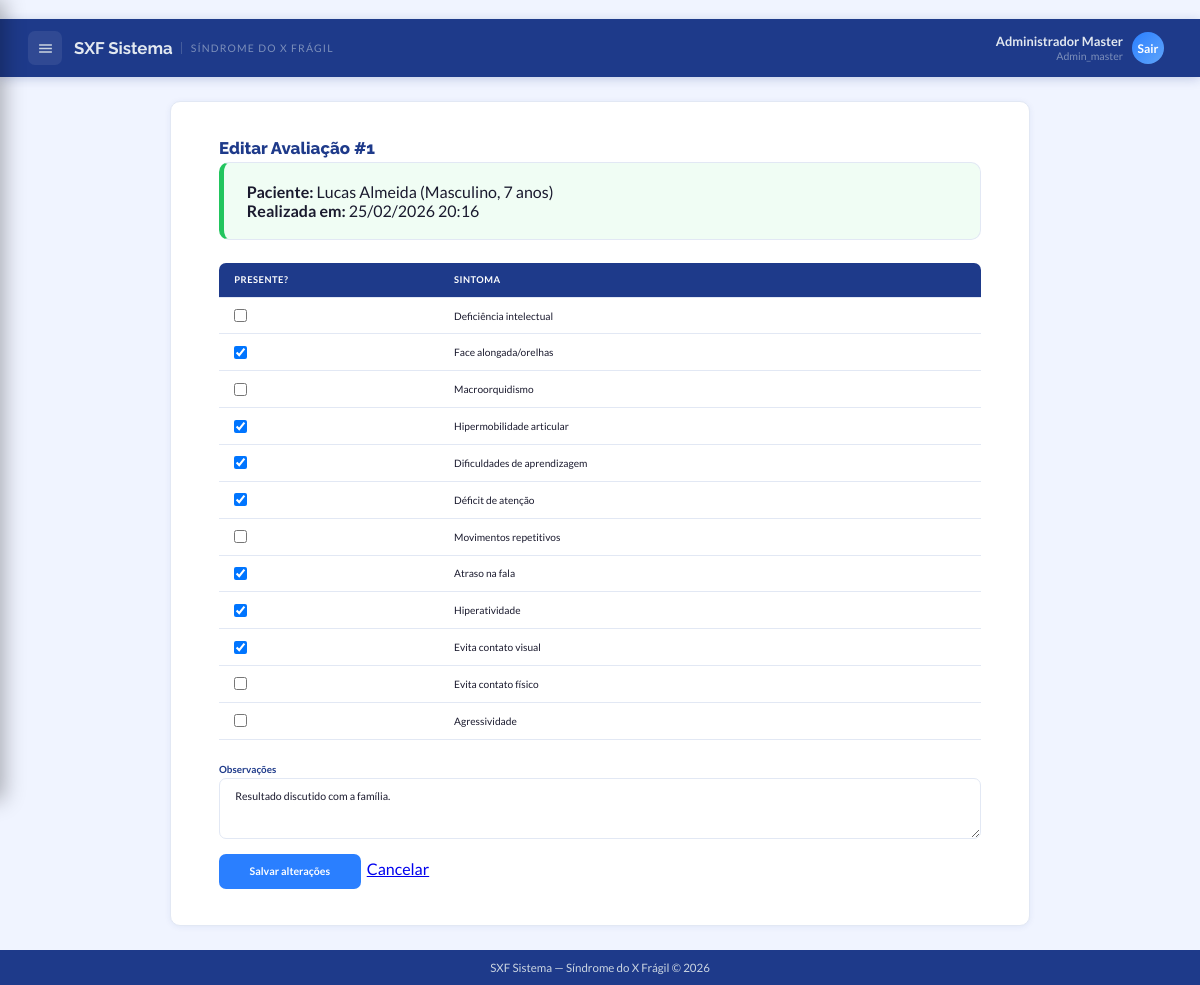
/avaliacoes/1/editar (signed in), run on the app's committed database.
### app/models.py (models this page shows, shortened)
class Usuario(UserMixin, db.Model):
    __tablename__ = "usuarios"
    id = db.Column(db.Integer, primary_key=True)
    role_id = db.Column(db.Integer, db.ForeignKey("roles.id"), nullable=False, default=Role.PROFISSIONAL)
    instituicao_id = db.Column(db.Integer, db.ForeignKey("instituicoes.id"), nullable=True)
    nome_completo = db.Column(db.String(150), nullable=False)
    email = db.Column(db.String(150), nullable=False, unique=True)
    senha_hash = db.Column(db.String(255), nullable=False)
    ativo = db.Column(db.Boolean, nullable=False, default=True)
    email_verificado = db.Column(db.Boolean, nullable=False, default=False)
    token_verificacao = db.Column(db.String(100))
    token_reset_senha = db.Column(db.String(100))
    token_reset_expira = db.Column(db.DateTime)
    ultimo_login = db.Column(db.DateTime)
    tentativas_login = db.Column(db.Integer, nullable=False, default=0)
    bloqueado_ate = db.Column(db.DateTime)
    paciente_id = db.Column(db.Integer, db.ForeignKey("pacientes.id"), nullable=True)
    criado_em = db.Column(db.DateTime, default=datetime.utcnow)
    atualizado_em = db.Column(db.DateTime, default=datetime.utcnow, onupdate=datetime.utcnow)
    role = db.relationship("Role", lazy="joined")
    instituicao = db.relationship("Instituicao", foreign_keys=[instituicao_id], lazy="joined")
    paciente_vinculo = db.relationship("Paciente", foreign_keys=[paciente_id], lazy="joined")
    @property
    def is_admin(self):
        return self.role_id in (Role.ADMIN_MASTER, Role.ADMIN)

class Role(db.Model):
    __tablename__ = "roles"
    id = db.Column(db.Integer, primary_key=True)
    nome = db.Column(db.String(50), nullable=False, unique=True)
    descricao = db.Column(db.String(255), nullable=False, default="")
    criado_em = db.Column(db.DateTime, default=datetime.utcnow)
    ADMIN_MASTER = 1
    ADMIN = 2
    PROFISSIONAL = 3
    PACIENTE = 4

class Avaliacao(db.Model):
    __tablename__ = "avaliacoes"
    id = db.Column(db.Integer, primary_key=True)
    paciente_id = db.Column(db.Integer, db.ForeignKey("pacientes.id"), nullable=False)
    usuario_id = db.Column(db.Integer, db.ForeignKey("usuarios.id"))
    instituicao_id = db.Column(db.Integer, db.ForeignKey("instituicoes.id"), nullable=True)
    score = db.Column(db.Numeric(6, 4), nullable=False, default=0)
    limiar_aplicado = db.Column(db.Numeric(5, 4), nullable=False)
    recomenda_teste = db.Column(db.Boolean, nullable=False, default=False)
    status = db.Column(db.String(20), nullable=False, default="rascunho")
    observacoes = db.Column(db.Text)
    realizada_em = db.Column(db.DateTime, default=datetime.utcnow)
    finalizada_em = db.Column(db.DateTime)
    criado_em = db.Column(db.DateTime, default=datetime.utcnow)
    atualizado_em = db.Column(db.DateTime, default=datetime.utcnow, onupdate=datetime.utcnow)
    usuario = db.relationship("Usuario", lazy="joined")
    instituicao = db.relationship("Instituicao", foreign_keys=[instituicao_id], lazy="joined")
    sintomas = db.relationship(
        "AvaliacaoSintoma", backref="avaliacao", lazy=True,
        cascade="all, delete-orphan",
        order_by="AvaliacaoSintoma.sintoma_id"
    )

class Paciente(db.Model):
    __tablename__ = "pacientes"
    id = db.Column(db.Integer, primary_key=True)
    instituicao_id = db.Column(db.Integer, db.ForeignKey("instituicoes.id"), nullable=True)
    nome_completo = db.Column(db.String(150), nullable=False)
    data_nascimento = db.Column(db.Date, nullable=False)
    genero = db.Column(db.String(1), nullable=False)
    cpf = db.Column(EncryptedString)                         # criptografado
    cpf_hash = db.Column(db.String(64), nullable=True, index=True)
    nome_responsavel = db.Column(db.String(150))
    telefone_responsavel = db.Column(EncryptedString)        # criptografado
    email_responsavel = db.Column(EncryptedString)           # criptografado
    observacoes = db.Column(db.Text)
    cadastrado_por = db.Column(db.Integer, db.ForeignKey("usuarios.id"), nullable=False)
    ativo = db.Column(db.Boolean, nullable=False, default=True)
    criado_em = db.Column(db.DateTime, default=datetime.utcnow)
    atualizado_em = db.Column(db.DateTime, default=datetime.utcnow, onupdate=datetime.utcnow)
    __table_args__ = (
        CheckConstraint("genero IN ('M', 'F')", name="chk_paciente_genero"),
    )
    cadastrador = db.relationship("Usuario", foreign_keys=[cadastrado_por], lazy="joined")
    instituicao = db.relationship("Instituicao", foreign_keys=[instituicao_id], lazy="joined")
    avaliacoes = db.relationship(
        "Avaliacao", backref="paciente", lazy=True,
        order_by="Avaliacao.realizada_em.desc()"
    )
    @property
    def idade(self):
        if not self.data_nascimento:
            return None
        hoje = datetime.utcnow().date()
        anos = hoje.year - self.data_nascimento.year
        if (hoje.month, hoje.day) < (self.data_nascimento.month, self.data_nascimento.day):
            anos -= 1
        return anos
    @property
    def genero_extenso(self):
        return "Masculino" if self.genero == "M" else "Feminino"

class Sintoma(db.Model):
    __tablename__ = "sintomas"
    id = db.Column(db.Integer, primary_key=True)
    codigo = db.Column(db.String(20), nullable=False, unique=True)
    nome = db.Column(db.String(120), nullable=False)
    descricao = db.Column(db.Text)
    peso_masculino = db.Column(db.Numeric(5, 4), nullable=False, default=0)
    peso_feminino = db.Column(db.Numeric(5, 4), nullable=False, default=0)
    ativo = db.Column(db.Boolean, nullable=False, default=True)
    ordem = db.Column(db.Integer, nullable=False, default=0)

### app/views.py (the view, shortened to what this page needs)
@app.route("/avaliacoes/<int:avaliacao_id>/editar", methods=["GET", "POST"])
@login_required
def avaliacao_editar(avaliacao_id):
    avaliacao = Avaliacao.query.get_or_404(avaliacao_id)
    paciente = avaliacao.paciente
    if not current_user.is_admin and avaliacao.usuario_id != current_user.id:
        flash("Sem permissão para editar esta avaliação.", "erro")
        return redirect(url_for("avaliacao_resultado", avaliacao_id=avaliacao_id))
    sintomas = Sintoma.query.filter_by(ativo=True).order_by(Sintoma.ordem).all()
    if paciente.genero == "F":
        sintomas = [s for s in sintomas if float(s.peso_feminino) > 0]
    marcados_ids = {av_s.sintoma_id for av_s in avaliacao.sintomas if av_s.presente}
    return render_template(
        "avaliacao/editar.html",
        avaliacao=avaliacao,
        paciente=paciente,
        sintomas=sintomas,
        marcados_ids=marcados_ids,
    )

### app/app.py (called while the page is built)
@login_manager.user_loader
def load_user(user_id):
    from app.models import Usuario
    return Usuario.query.get(int(user_id))

### app/models.py (called while the page is built, shortened)
def _get_fernet():
    global _fernet_instance
    if _fernet_instance is None:
        key = os.environ.get("ENCRYPTION_KEY") or os.environ.get("FLASK_SECRET_KEY")
        _fernet_instance = Fernet(key.encode() if isinstance(key, str) else key)
    return _fernet_instance

    def process_result_value(self, value, dialect):
        if value is None:
            return None
        try:
            return _get_fernet().decrypt(value.encode()).decode()
        except (InvalidToken, Exception):
            return value  # Retorna como está se não estiver criptografado (migração)

### app/templates/avaliacao/editar.html (shortened to what this page needs)
﻿{% extends "base_interno.html" %}
{% block estilos %}
<link rel="stylesheet" href="{{ url_for('static', filename='avaliacao/estilo_avaliacao.css') }}" />
{% endblock %}
{% block conteudo %}
<main id="ConteudoAvaliacao">
  <h1>Editar Avaliação #{{ avaliacao.id }}</h1>
  <section class="resumo ok">
    <p>
      <strong>Paciente:</strong> {{ paciente.nome_completo }}
      ({{ paciente.genero_extenso }}, {{ paciente.idade }} anos)
    </p>
    <p><strong>Realizada em:</strong> {{ avaliacao.realizada_em.strftime('%d/%m/%Y %H:%M') }}</p>
  </section>
  <form method="POST" id="FormAvaliacao">
    <table class="tabela-sintomas">
      <thead>
        <tr><th>Presente?</th><th>Sintoma</th></tr>
      </thead>
      <tbody>
        {% for s in sintomas %}
        <tr>
          <td>
            <input type="checkbox" name="sintoma" value="{{ s.id }}" id="s_{{ s.id }}"
                   {{ "checked" if s.id in marcados_ids }} />
          </td>
          <td><label for="s_{{ s.id }}">{{ s.nome }}</label></td>
        </tr>
        {% endfor %}
      </tbody>
    </table>
    <div class="campo">
      <label for="observacoes">Observações</label>
      <textarea id="observacoes" name="observacoes" rows="3">{{ avaliacao.observacoes or '' }}</textarea>
    </div>
    <button type="submit" class="btn-calcular">Salvar alterações</button>
    &nbsp;<a href="{{ url_for('avaliacao_resultado', avaliacao_id=avaliacao.id) }}">Cancelar</a>
  </form>
</main>
{% endblock %}

### app/templates/base_interno.html (shortened to what this page needs)
<!DOCTYPE html>
<html lang="pt-br">
  <head>
    <link rel="stylesheet" href="{{ url_for('static', filename='Abas_internas/menu_interno.css') }}" />
    {% block estilos %}{% endblock %}
  </head>
  <body>
    <header id="cabecalho">
      <div id="cabeçalho-esquerdo">
        <button id="botao-menu" aria-label="Abrir menu">
          <svg viewBox="0 0 24 24"><path d="M3 18h18v-2H3v2zm0-5h18v-2H3v2zm0-7v2h18V6H3z"/></svg>
        </button>
        <h1 id="titulo-sistema">
          SXF Sistema
          <span class="subtag">Síndrome do X Frágil</span>
        </h1>
      </div>
      <div id="cabeçalho-direito">
        <div id="usuario-cabecalho">
          <div id="usuario-info">
            <div id="usuario-nome">{{ current_user.nome_completo }}</div>
            <div id="usuario-cargo">{{ current_user.role.nome | capitalize }}</div>
          </div>
          <div id="usuario-avatar">
            <a href="{{ url_for('auth.logout') }}" title="Sair" style="color:inherit;text-decoration:none;">Sair</a>
          </div>
        </div>
      </div>
    </header>
    {% block conteudo %}{% endblock %}
    <footer>
      <p>SXF Sistema &mdash; Síndrome do X Frágil &copy; 2026</p>
    </footer>
  </body>
</html>

### app/static/Abas_internas/menu_interno.css (style rules this page uses)
:root { --azul: #2A7FFF; --azul-hover: #1a6fef; --azul-fundo: #EFF6FF; --azul-borda: #BFDBFE; --azul-dark: #1E3A8A; --bg: #F0F4FF; --bg-card: #FFFFFF; --borda: #E2E8F4; --texto: #1A1A2E; --suave: #64748B; --cinza: #94A3B8; --verde: #22C55E; --amarelo: #F59E0B; --vermelho: #EF4444; --fonte: 'Lato', sans-serif; --fonte-titulo:'Raleway', sans-serif; --radius: 10px; --sombra: 0 1px 6px rgba(30,58,138,.07); --t: .2s ease; }
* { margin: 0; padding: 0; box-sizing: border-box; font-family: var(--fonte); }
body { background: var(--bg); color: var(--texto); min-height: 100vh; }
input, button, textarea, select { font-family: var(--fonte); }
body { background-color: var(--azul-dark); }
#cabecalho { background: var(--azul-dark); display: flex; align-items: center; justify-content: space-between; padding: 0 28px; height: 58px; width: 100%; position: sticky; top: 0; z-index: 100; box-shadow: 0 2px 10px rgba(30,58,138,.22); }
#cabeçalho-esquerdo { display: flex; align-items: center; gap: 12px; }
#cabeçalho-direito { display: flex; align-items: center; gap: 8px; }
#botao-menu { width: 34px; height: 34px; background: rgba(255,255,255,.08); border: none; border-radius: 7px; cursor: pointer; fill: #CBD5E1; display: flex; align-items: center; justify-content: center; padding: 8px; transition: background var(--t); }
#botao-menu svg { width: 17px; height: 17px; pointer-events: none; }
#titulo-sistema { color: #E2E8F0; font-family: var(--fonte-titulo); font-size: 1.05rem; font-weight: 700; display: flex; align-items: center; gap: 8px; }
#titulo-sistema .subtag { font-family: var(--fonte); font-size: .65rem; font-weight: 400; color: rgba(203,213,225,.55); border-left: 1px solid rgba(203,213,225,.22); padding-left: 9px; letter-spacing: 1.2px; text-transform: uppercase; }
#usuario-cabecalho { display: flex; align-items: center; gap: 9px; cursor: pointer; padding: 4px 8px; border-radius: 7px; transition: background var(--t); }
#usuario-info { text-align: right; }
#usuario-nome { color: #E2E8F0; font-size: .8rem; font-weight: 700; line-height: 1.2; }
#usuario-cargo { color: rgba(203,213,225,.55); font-size: .66rem; }
#usuario-avatar { width: 32px; height: 32px; border-radius: 50%; background: linear-gradient(135deg, var(--azul), #60A5FA); color: #fff; font-size: .75rem; font-weight: 700; display: flex; align-items: center; justify-content: center; flex-shrink: 0; }
footer { width: 100%; background: var(--azul-dark); text-align: center; padding: 11px 0; font-size: .72rem; width: 100%; }
footer p { color: #CBD5E1; }

### app/templates/base_interno.html (style rules this page uses)
html { height: 100%; }
body { margin: 0; min-height: 100vh; display: flex; flex-direction: column; }
body > footer { margin-top: auto; }

### data on the page
Usuario: nome_completo "Administrador Master"
Role: role.nome "Admin_master"
Avaliacao: id "1", realizada_em "25/02/2026 20:16", observacoes "Resultado discutido com a família."
Paciente: nome_completo "Lucas Almeida", genero_extenso "Masculino", idade "7"
Sintoma: nome "Deficiência intelectual"
Sintoma: nome "Face alongada/orelhas"
Sintoma: nome "Macroorquidismo"
Sintoma: nome "Hipermobilidade articular"
Sintoma: nome "Dificuldades de aprendizagem"
Sintoma: nome "Déficit de atenção"
Sintoma: nome "Movimentos repetitivos"
Sintoma: nome "Atraso na fala"
Sintoma: nome "Hiperatividade"
Sintoma: nome "Evita contato visual"
Sintoma: nome "Evita contato físico"
Sintoma: nome "Agressividade"
